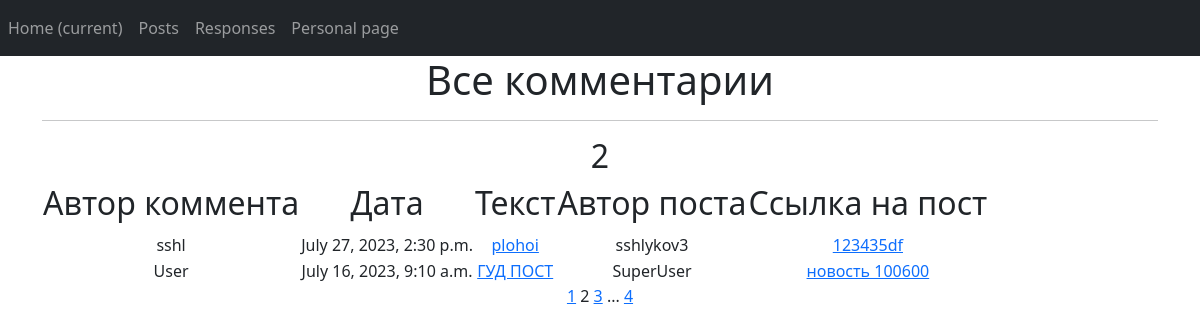
The app's page /posts/all_responses/?page=2 (signed in) with its own data.
### board/models.py (models this page shows, shortened)
class Response(models.Model):
    post = models.ForeignKey(Post, on_delete=models.CASCADE)
    user = models.ForeignKey(User, on_delete=models.CASCADE)
    text = models.TextField()
    resp_date = models.DateTimeField(auto_now_add=True)

class Post(models.Model):
    author = models.ForeignKey(Author, on_delete=models.CASCADE)
    time_in = models.DateTimeField(auto_now_add=True)
    post_name = models.CharField(max_length=100)
    post_text = models.TextField(default="Тут должен быть идиотский контент, а будет абракадабра, для проверки задания: дурак ываываываф идиот ыафыаываывфа мудак ываф ываф ывп фывп фвап фвп выа фывп фыва выа ыфвп выа фыв афвыа ывф.")
    category = models.ManyToManyField(Category, through='PostCategory')
    file = models.FileField(upload_to='my_downloads', blank=True)

class Author(models.Model):
    user = models.OneToOneField(User, on_delete=models.CASCADE)
    name = models.CharField(max_length=20)

### board/views.py (the view)
# urls.py: path('posts/all_responses/', AllResponseList.as_view(), name='response_list'),
class AllResponseList(LoginRequiredMixin, ListView):
    model = Response
    ordering = '-resp_date'
    template_name = 'response_list_all.html'
    context_object_name = 'response_list'
    paginate_by = 2

### templates/response_list_all.html (shortened to what this page needs)
{% extends 'flatpages/base.html' %}
{% block content %}
   <h1>Все комментарии </h1>
   <hr>
   {% if response_list %}
    <h2>{{response_list|length}}</h2>
       <table>
           <tr>
               <td><h2>Автор коммента</h2></td>
               <td><h2>Дата</h2></td>
               <td><h2>Текст</h2></td>
               <td><h2>Автор поста</h2></td>
               <td><h2>Ссылка на пост</h2></td>
           </tr>
           {% for response in response_list %}
           <tr>
               <td>{{ response.user }}</td>
               <td>{{ response.resp_date| date:'DATETIME_FORMAT' }}</td>
               <td><a href="/posts/all_responses/{{response.id}}">{{ response.text|truncatechars:50 }}</a></td>
               <td>{{ response.post.author.name }}</td>
               <td><a href="/posts/{{response.post.id}}">{{ response.post.post_name }}</a></td>
           </tr>
           {% endfor %}
       </table>
   {% else %}
       <h2>Комментариев нет!</h2>
   {% endif %}
   {% if page_obj.has_previous %}
       <a href="?page=1">1</a>
   {% endif %}
   {{ page_obj.number }}
   {% if page_obj.has_next %}
       <a href="?page={{ page_obj.next_page_number }}">{{ page_obj.next_page_number }}</a>
       {% if paginator.num_pages != page_obj.next_page_number %}
           ...
           <a href="?page={{ page_obj.paginator.num_pages }}">{{ page_obj.paginator.num_pages }}</a>
       {% endif %}
   {% endif %}
{% endblock content %}

### records on screen
Response: user "sshl", resp_date "July 27, 2023, 2:30 p.m.", text "plohoi", post.author.name "sshlykov3", post.post_name "123435df"
Response: user "User", resp_date "July 16, 2023, 9:10 a.m.", text "ГУД ПОСТ", post.author.name "SuperUser", post.post_name "новость 100600"

### other values on screen
{{ response_list|length }} "2"
{{ page_obj.number }} "2"
{{ page_obj.next_page_number }} "3"
{{ page_obj.paginator.num_pages }} "4"
